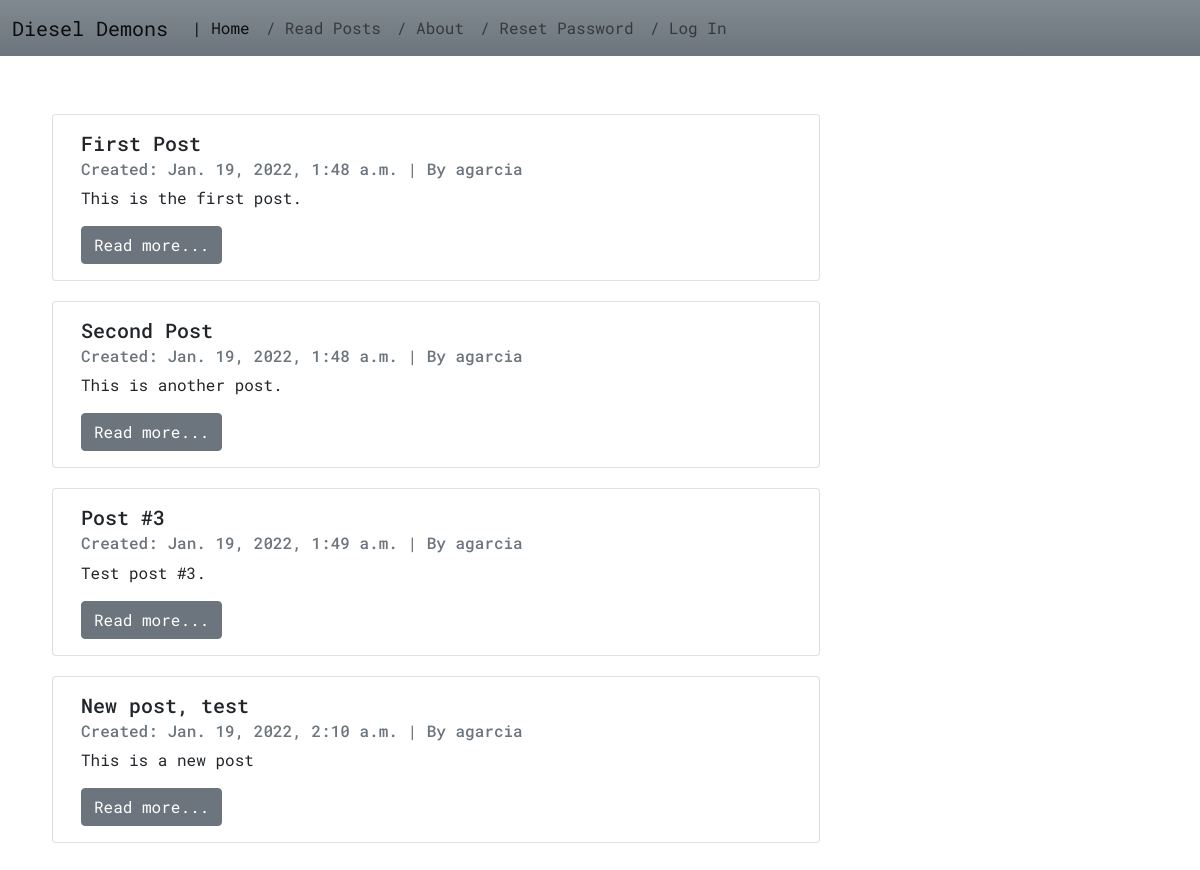
The app's page /posts/, older data.
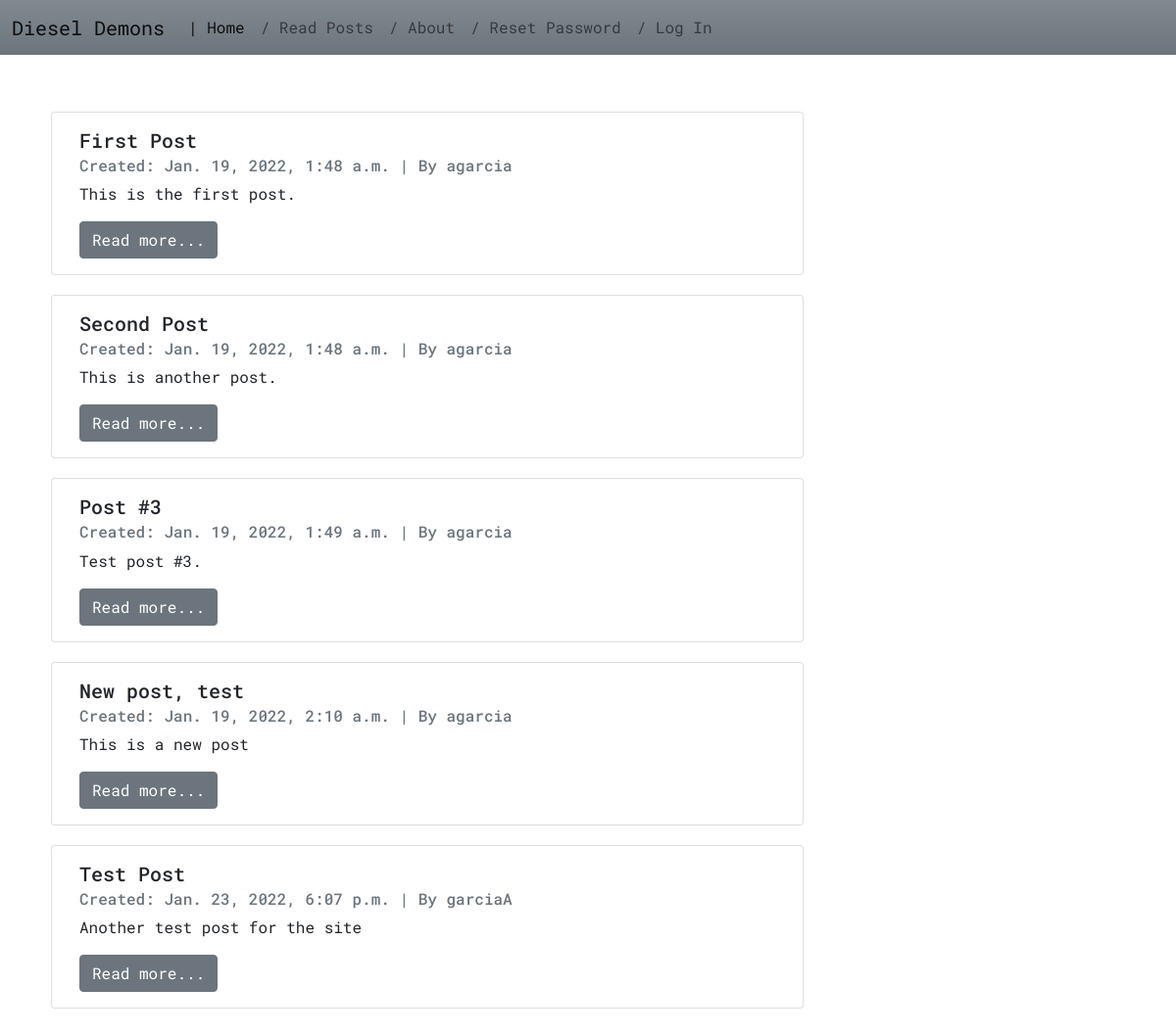
The same page, newer data.
### posts/models.py (models this page shows, shortened)
class Post(models.Model):
    title = models.CharField(max_length=255)
    author = models.ForeignKey('auth.User', on_delete=models.CASCADE)
    body = models.TextField()
    created_on = models.DateTimeField(auto_now_add=True)

### posts/views.py (the view)
# urls.py: path('', PostListView.as_view(), name='post_list'),
class PostListView(ListView):
    template_name = "posts/list.html"
    model = Post

### templates/posts/list.html (shortened to what this page needs)
{% extends 'base.html' %}
{% block content %}
    {% for post in post_list %}
        <div class="card" style="width: 48rem; margin:10px;">
            <div class="card-body">
            <h5 class="card-title">{{ post.title }}</h5>
            <h6 class="card-subtitle mb-2 text-muted">
                Created: {{ post.created_on }} | By {{ post.author }}
            </h6>
            <p class="card-text">{{ post.body|truncatechars:200 }}</p>
            <a href="{% url 'post_detail' post.id %}" class="btn btn-small btn-secondary">Read more...</a>
            <br>
            </div>
        </div>
    {% endfor %}
{% endblock content %}

### templates/base.html (shortened to what this page needs)
{% load static %}
<!DOCTYPE html>
<html lang="en">
<head>
<link
href="https://cdn.jsdelivr.net/npm/bootstrap@5.1.3/dist/css/bootstrap.min.css" rel="stylesheet">
<link rel="stylesheet" href="{% static 'css/base.css' %}" type="text/css">
</head>
<body>
    <nav class="navbar navbar-expand-lg navbar-light bg-gradient bg-secondary">
        <div class="container-fluid">
          <a class="navbar-brand" href="{% url 'home' %}">Diesel Demons</a>
          <div class="collapse navbar-collapse" id="navbarSupportedContent">
            <ul class="navbar-nav me-auto mb-2 mb-lg-0">
              <li class="nav-item">
                <a class="nav-link active" aria-current="page" href="{% url 'home' %}">| Home</a>
              </li>
              <li class="nav-item">
                <a class="nav-link" href="{% url 'post_list' %}">/ Read Posts</a>
              </li>
              <li class="nav-item">
                <a class="nav-link" href="{% url 'about' %}">/ About</a>
              </li>
              {% if user.is_authenticated %}
              <li class="nav-item">
                <a class="nav-link" href="{% url 'post_new' %}">/ Create Post</a>
              </li>
              <li class="nav-item">
                <a class="nav-link" href="{% url 'password_change' %}">/ Change Password</a>
              </li>
              <li class="nav-item">
                <a class="nav-link" href="{% url 'logout' %}">/ Log Out |</a>
              </li>
              {% else %}
              <li class="nav-item">
                <a class="nav-link" href="{% url 'password_reset' %}">/ Reset Password</a>
              </li>
              <li class="nav-item">
                <a class="nav-link" href="{% url 'login' %}">/ Log In</a>
              </li>
              {% endif %}
            </ul>
          </div>
        </div>
      </nav>
  <div class="container main">
    <div class="row">
      {% block content %}
    {% endblock content %}
    </div>
  </div>
</body>
</html>

### static/css/base.css (style rules this page uses)
body { font-family: 'Roboto Mono', monospace; margin-left: auto; margin-right: auto; }
.main { margin-top: 1.5rem; padding: 1.5rem; }

Row changes from the older to the newer data that the page shows:
added Post: title "Test Post", created_on "Jan. 23, 2022, 6:07 p.m.", author "garciaA", body "Another test post for the site"
